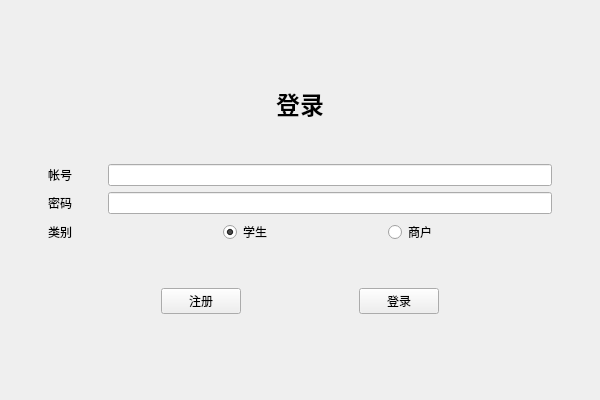
<?xml version="1.0" encoding="UTF-8"?>
<ui version="4.0">
 <class>Log</class>
 <widget class="QMainWindow" name="Log">
  <property name="geometry">
   <rect>
    <x>0</x>
    <y>0</y>
    <width>600</width>
    <height>400</height>
   </rect>
  </property>
  <property name="windowTitle">
   <string>登录</string>
  </property>
  <widget class="QWidget" name="center">
   <layout class="QVBoxLayout" name="vlay">
    <property name="leftMargin">
     <number>48</number>
    </property>
    <property name="topMargin">
     <number>48</number>
    </property>
    <property name="rightMargin">
     <number>48</number>
    </property>
    <property name="bottomMargin">
     <number>48</number>
    </property>
    <item>
     <spacer name="vsp1">
      <property name="orientation">
       <enum>Qt::Orientation::Vertical</enum>
      </property>
      <property name="sizeHint" stdset="0">
       <size>
        <width>20</width>
        <height>40</height>
       </size>
      </property>
     </spacer>
    </item>
    <item>
     <layout class="QHBoxLayout" name="hlay1">
      <item>
       <widget class="QLabel" name="label1">
        <property name="font">
         <font>
          <pointsize>18</pointsize>
          <bold>true</bold>
         </font>
        </property>
        <property name="text">
         <string>登录</string>
        </property>
        <property name="alignment">
         <set>Qt::AlignmentFlag::AlignCenter</set>
        </property>
       </widget>
      </item>
     </layout>
    </item>
    <item>
     <spacer name="vsp2">
      <property name="orientation">
       <enum>Qt::Orientation::Vertical</enum>
      </property>
      <property name="sizeHint" stdset="0">
       <size>
        <width>20</width>
        <height>40</height>
       </size>
      </property>
     </spacer>
    </item>
    <item>
     <layout class="QFormLayout" name="flay">
      <property name="formAlignment">
       <set>Qt::AlignmentFlag::AlignLeading|Qt::AlignmentFlag::AlignLeft|Qt::AlignmentFlag::AlignVCenter</set>
      </property>
      <property name="horizontalSpacing">
       <number>36</number>
      </property>
      <item row="0" column="0">
       <widget class="QLabel" name="label2">
        <property name="text">
         <string>帐号</string>
        </property>
       </widget>
      </item>
      <item row="0" column="1">
       <widget class="QLineEdit" name="ledit1">
        <property name="maxLength">
         <number>8</number>
        </property>
       </widget>
      </item>
      <item row="2" column="0">
       <widget class="QLabel" name="label3">
        <property name="text">
         <string>密码</string>
        </property>
       </widget>
      </item>
      <item row="2" column="1">
       <widget class="QLineEdit" name="ledit2">
        <property name="maxLength">
         <number>16</number>
        </property>
        <property name="echoMode">
         <enum>QLineEdit::EchoMode::Password</enum>
        </property>
       </widget>
      </item>
      <item row="3" column="0">
       <widget class="QLabel" name="label4">
        <property name="text">
         <string>类别</string>
        </property>
       </widget>
      </item>
      <item row="3" column="1">
       <layout class="QHBoxLayout" name="hlay2">
        <item>
         <spacer name="hsp1">
          <property name="orientation">
           <enum>Qt::Orientation::Horizontal</enum>
          </property>
          <property name="sizeHint" stdset="0">
           <size>
            <width>40</width>
            <height>20</height>
           </size>
          </property>
         </spacer>
        </item>
        <item>
         <widget class="QRadioButton" name="rbtn1">
          <property name="text">
           <string>学生</string>
          </property>
          <property name="checked">
           <bool>true</bool>
          </property>
         </widget>
        </item>
        <item>
         <spacer name="hsp2">
          <property name="orientation">
           <enum>Qt::Orientation::Horizontal</enum>
          </property>
          <property name="sizeHint" stdset="0">
           <size>
            <width>40</width>
            <height>20</height>
           </size>
          </property>
         </spacer>
        </item>
        <item>
         <widget class="QRadioButton" name="rbtn2">
          <property name="text">
           <string>商户</string>
          </property>
         </widget>
        </item>
        <item>
         <spacer name="hsp3">
          <property name="orientation">
           <enum>Qt::Orientation::Horizontal</enum>
          </property>
          <property name="sizeHint" stdset="0">
           <size>
            <width>40</width>
            <height>20</height>
           </size>
          </property>
         </spacer>
        </item>
       </layout>
      </item>
     </layout>
    </item>
    <item>
     <spacer name="vsp3">
      <property name="orientation">
       <enum>Qt::Orientation::Vertical</enum>
      </property>
      <property name="sizeHint" stdset="0">
       <size>
        <width>20</width>
        <height>40</height>
       </size>
      </property>
     </spacer>
    </item>
    <item>
     <layout class="QHBoxLayout" name="hlay3">
      <item>
       <spacer name="hsp4">
        <property name="orientation">
         <enum>Qt::Orientation::Horizontal</enum>
        </property>
        <property name="sizeHint" stdset="0">
         <size>
          <width>40</width>
          <height>20</height>
         </size>
        </property>
       </spacer>
      </item>
      <item>
       <widget class="QPushButton" name="pbtn1">
        <property name="text">
         <string>注册</string>
        </property>
       </widget>
      </item>
      <item>
       <spacer name="hsp5">
        <property name="orientation">
         <enum>Qt::Orientation::Horizontal</enum>
        </property>
        <property name="sizeHint" stdset="0">
         <size>
          <width>40</width>
          <height>20</height>
         </size>
        </property>
       </spacer>
      </item>
      <item>
       <widget class="QPushButton" name="pbtn2">
        <property name="text">
         <string>登录</string>
        </property>
       </widget>
      </item>
      <item>
       <spacer name="hsp6">
        <property name="orientation">
         <enum>Qt::Orientation::Horizontal</enum>
        </property>
        <property name="sizeHint" stdset="0">
         <size>
          <width>40</width>
          <height>20</height>
         </size>
        </property>
       </spacer>
      </item>
     </layout>
    </item>
    <item>
     <spacer name="vsp4">
      <property name="orientation">
       <enum>Qt::Orientation::Vertical</enum>
      </property>
      <property name="sizeHint" stdset="0">
       <size>
        <width>20</width>
        <height>40</height>
       </size>
      </property>
     </spacer>
    </item>
   </layout>
  </widget>
 </widget>
 <resources/>
 <connections/>
</ui>
